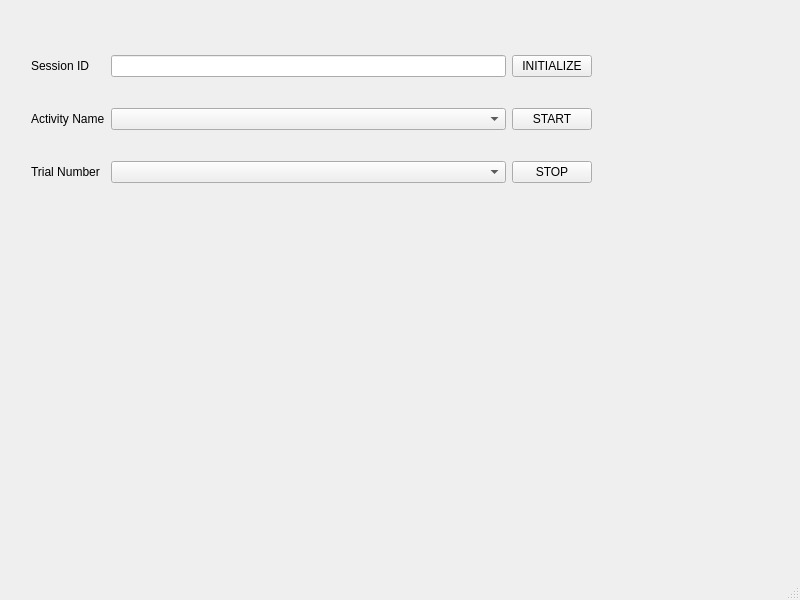
<?xml version="1.0" encoding="UTF-8"?>
<ui version="4.0">
 <class>winImageCapture</class>
 <widget class="QMainWindow" name="winImageCapture">
  <property name="geometry">
   <rect>
    <x>0</x>
    <y>0</y>
    <width>800</width>
    <height>600</height>
   </rect>
  </property>
  <property name="windowTitle">
   <string>GEAR Image Capture</string>
  </property>
  <widget class="QWidget" name="centralwidget">
   <widget class="QWidget" name="layoutWidget">
    <property name="geometry">
     <rect>
      <x>31</x>
      <y>30</y>
      <width>561</width>
      <height>179</height>
     </rect>
    </property>
    <layout class="QGridLayout" name="gridLayout">
     <item row="2" column="0">
      <widget class="QLabel" name="lblTrialNumber">
       <property name="text">
        <string>Trial Number</string>
       </property>
      </widget>
     </item>
     <item row="0" column="2">
      <widget class="QPushButton" name="btnInitialize">
       <property name="text">
        <string>INITIALIZE</string>
       </property>
      </widget>
     </item>
     <item row="1" column="0">
      <widget class="QLabel" name="lblActivityName">
       <property name="text">
        <string>Activity Name</string>
       </property>
      </widget>
     </item>
     <item row="0" column="0">
      <widget class="QLabel" name="lblSessionID">
       <property name="text">
        <string>Session ID</string>
       </property>
      </widget>
     </item>
     <item row="1" column="1">
      <widget class="QComboBox" name="comboActivity"/>
     </item>
     <item row="2" column="1">
      <widget class="QComboBox" name="comboTrial"/>
     </item>
     <item row="1" column="2">
      <widget class="QPushButton" name="btnStart">
       <property name="text">
        <string>START</string>
       </property>
      </widget>
     </item>
     <item row="2" column="2">
      <widget class="QPushButton" name="btnStop">
       <property name="text">
        <string>STOP</string>
       </property>
      </widget>
     </item>
     <item row="0" column="1">
      <widget class="QLineEdit" name="txtSession"/>
     </item>
    </layout>
   </widget>
  </widget>
  <widget class="QMenuBar" name="menubar">
   <property name="geometry">
    <rect>
     <x>0</x>
     <y>0</y>
     <width>800</width>
     <height>25</height>
    </rect>
   </property>
  </widget>
  <widget class="QStatusBar" name="statusbar"/>
 </widget>
 <resources/>
 <connections/>
</ui>
